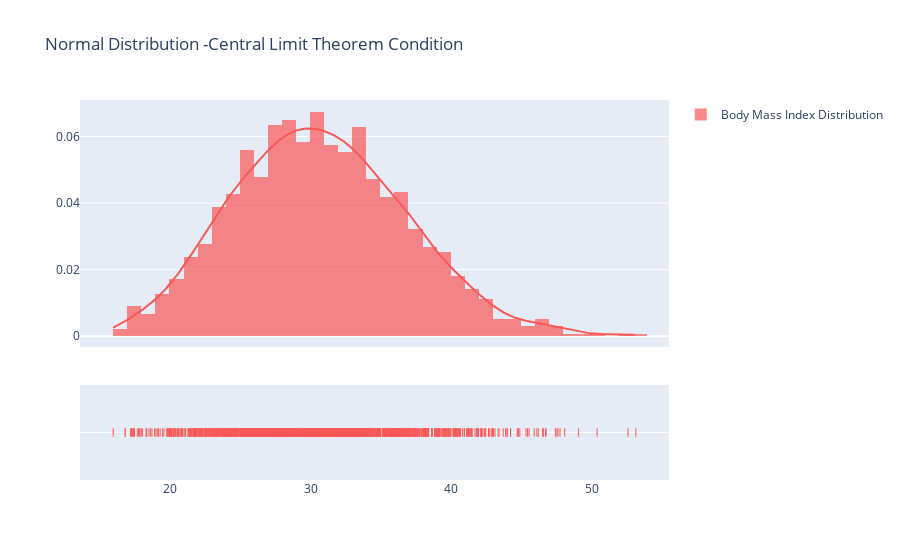

This figure's notebook cell:
### Code cell
df.bmi.describe()
bmi = [df["bmi"].values.tolist()]
group_labels = ['Body Mass Index Distribution']

colors = ['#FA5858']

fig = ff.create_distplot(bmi, group_labels, colors=colors)
# Add title
fig['layout'].update(title='Normal Distribution -Central Limit Theorem Condition')

iplot(fig, filename='Basic Distplot')
print('BMI frequency: Most of the BMI frequency is concentrated between 27 - 33.')

### Figure 1 — Plotly figure (JSON) as saved in the notebook; plotly's stock layout.template omitted (floating-point values rounded to 4 significant figures; data arrays with more than 128 entries replaced by an {"elided": "..."} marker saying what was removed)
{"data": [{"autobinx": false, "histnorm": "probability density", "legendgroup": "Body Mass Index Distribution", "marker": {"color": "#FA5858"}, "name": "Body Mass Index Distribution", "opacity": 0.7, "type": "histogram", "x": {"elided": "1338 float values"}, "xaxis": "x", "xbins": {"end": 53.13, "size": 1, "start": 15.96}, "yaxis": "y"}, {"legendgroup": "Body Mass Index Distribution", "marker": {"color": "#FA5858"}, "mode": "lines", "name": "Body Mass Index Distribution", "showlegend": false, "type": "scatter", "x": {"elided": "500 float values"}, "xaxis": "x", "y": {"elided": "500 float values"}, "yaxis": "y"}, {"legendgroup": "Body Mass Index Distribution", "marker": {"color": "#FA5858", "symbol": "line-ns-open"}, "mode": "markers", "name": "Body Mass Index Distribution", "showlegend": false, "type": "scatter", "x": {"elided": "1338 float values"}, "xaxis": "x", "y": {"elided": "1338 str values"}, "yaxis": "y2"}], "layout": {"barmode": "overlay", "hovermode": "closest", "legend": {"traceorder": "reversed"}, "title": {"text": "Normal Distribution -Central Limit Theorem Condition"}, "xaxis": {"anchor": "y2", "domain": [0, 1], "zeroline": false}, "yaxis": {"anchor": "free", "domain": [0.35, 1], "position": 0}, "yaxis2": {"anchor": "x", "domain": [0, 0.25], "dtick": 1, "showticklabels": false}}}
